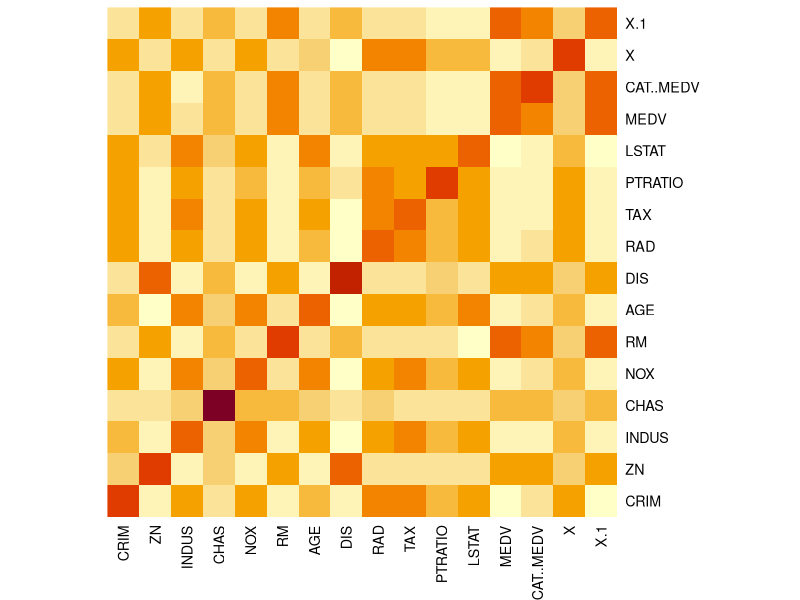
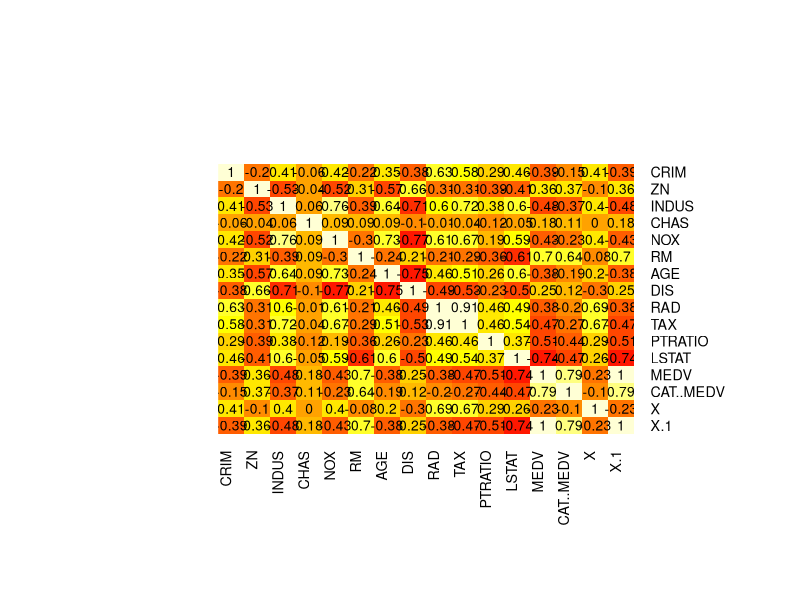
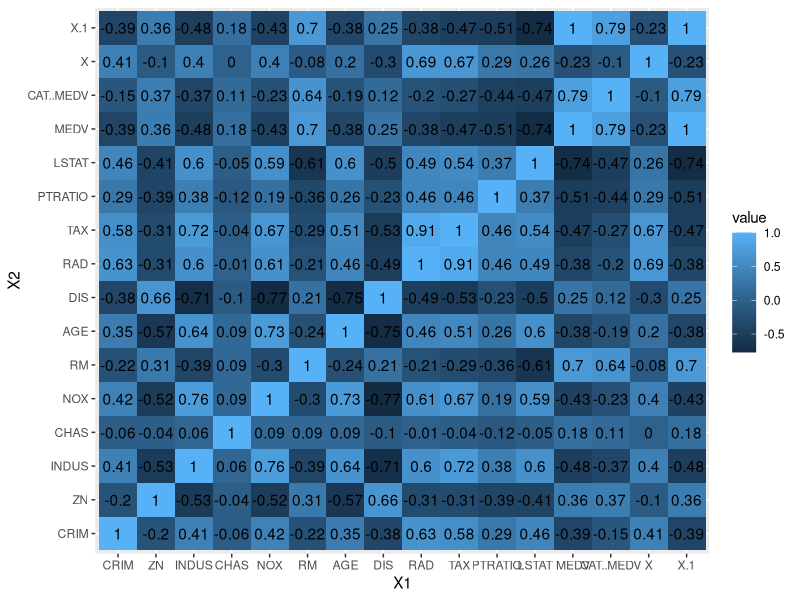

These charts were generated, in order, by the following R code:
# Chapter - 3 Data Exploration and Visualization
install.packages(c("GGally", "ggmap", "mosaic", "treemap"))
setwd("~/Prakash Documents/BUAN 6356/Spring 2020 Course Material/Excel, CSV and JMP FIles")

#### Figure 3.4

housing.df <- read.csv("BostonHousing.csv")

#### Figure 3.4
## simple heatmap of correlations (without values)
heatmap(cor(housing.df), Rowv = NA, Colv = NA)


## heatmap with values
library(gplots)
heatmap.2(cor(housing.df), Rowv = FALSE, Colv = FALSE, dendrogram = "none", 
          cellnote = round(cor(housing.df),2), 
          notecol = "black", key = FALSE, trace = 'none', margins = c(10,10))

# alternative plot with ggplot

library(ggplot2)
library(reshape) # to generate input for the plot
cor.mat <- round(cor(housing.df),2) # rounded correlation matrix
melted.cor.mat <- melt(cor.mat)
ggplot(melted.cor.mat, aes(x = X1, y = X2, fill = value)) + 
  geom_tile() + 
  geom_text(aes(x = X1, y = X2, label = value))

## - Validated 
